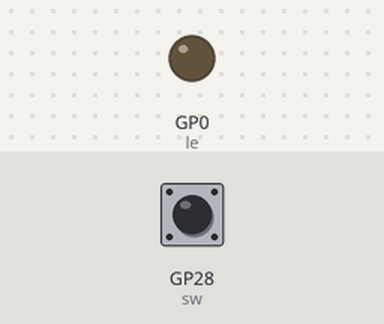
Recording of a program running on a simulated Raspberry Pi Pico running MicroPython. On the bench: output pins drawn as LEDs (lit = HIGH). The test bench sets the inputs (shaded band); at power-on: GP28 (sw) HIGH.

Above: at 1.2 s.
1.3 s: GP28 (sw) pulled LOW for 1 s
4.3 s: GP28 (sw) pulled LOW for 3.2 s
At 6.6 s:
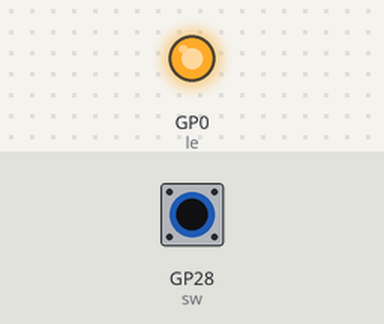
9.0 s: GP28 (sw) pulled LOW for 0.15 s
Timing chart, 0 to 12.0 s (numbered marks = the images above; inputs shaded):
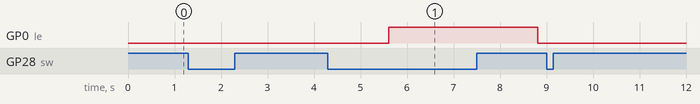

Measured:
- after the input at 4.3 s, GP0 (le): LOW → HIGH after 1.3 s, → LOW 3.2 s later

The program:

switch.py
```python
from machine import Pin,PWM
le = Pin(0)
pwm = PWM(le)
sw = Pin(28, Pin.IN, Pin.PULL_UP)
duty = 0
pwm.freq(1000)

while True:
    if not sw.value():
        if duty < 65535:
            duty += 2
    else:
        if duty > 0:
            duty -= 2
    pwm.duty_u16(duty)
```
